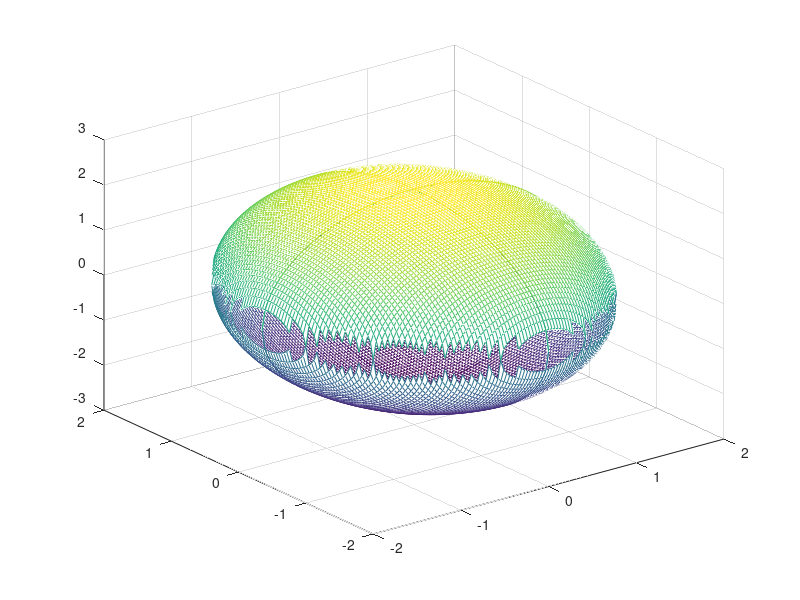

The MATLAB source for this figure:

x = 0:3^.5/50:3^.5;
y = 0:2/50:2;
z = 0;
for i = 1 : 51
	for j = 1 : 51
		z(j, i) = ((1 - (x(i)^2/3 + y(j)^2/4))*5)^.5;
		if imag(z(j, i)) < 0
			z(j, i) = nan;
		end
		if imag(z(j, i)) > 0
			z(j, i) = nan;
		end
	end
end
mesh(x, y, z);
hold on
mesh(x, y, -z);

mesh(x, -y, z);
mesh(x, -y, -z);
mesh(-x, y, z);
mesh(-x, y, -z);
mesh(-x, -y, -z);
mesh(-x, -y, z);

